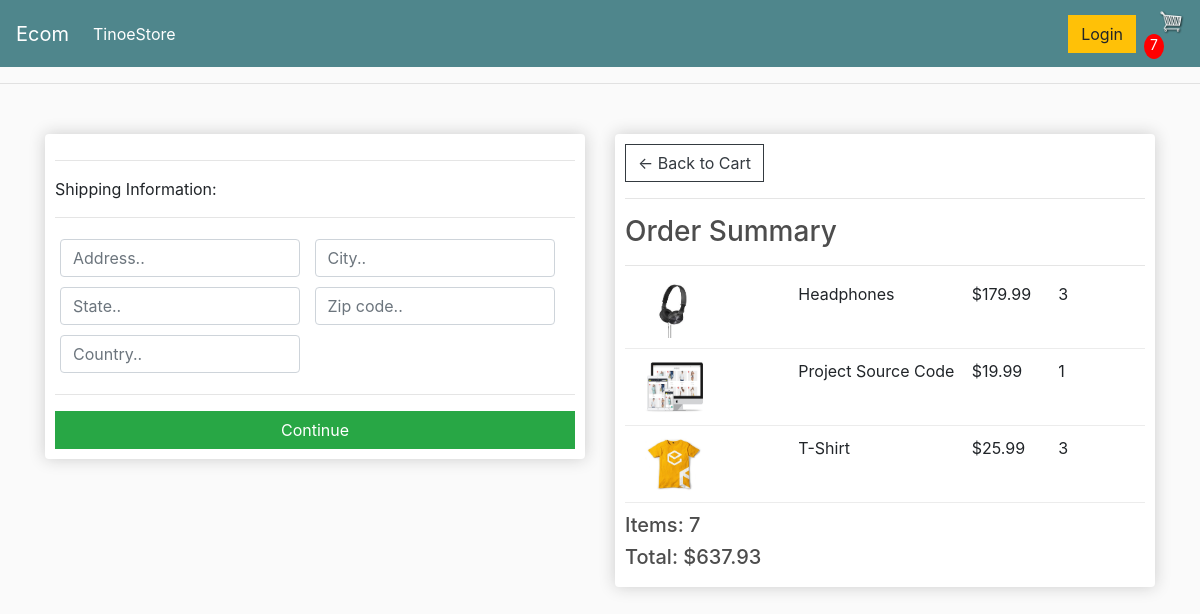
The page /checkout/ (signed in) on the database as committed earlier.
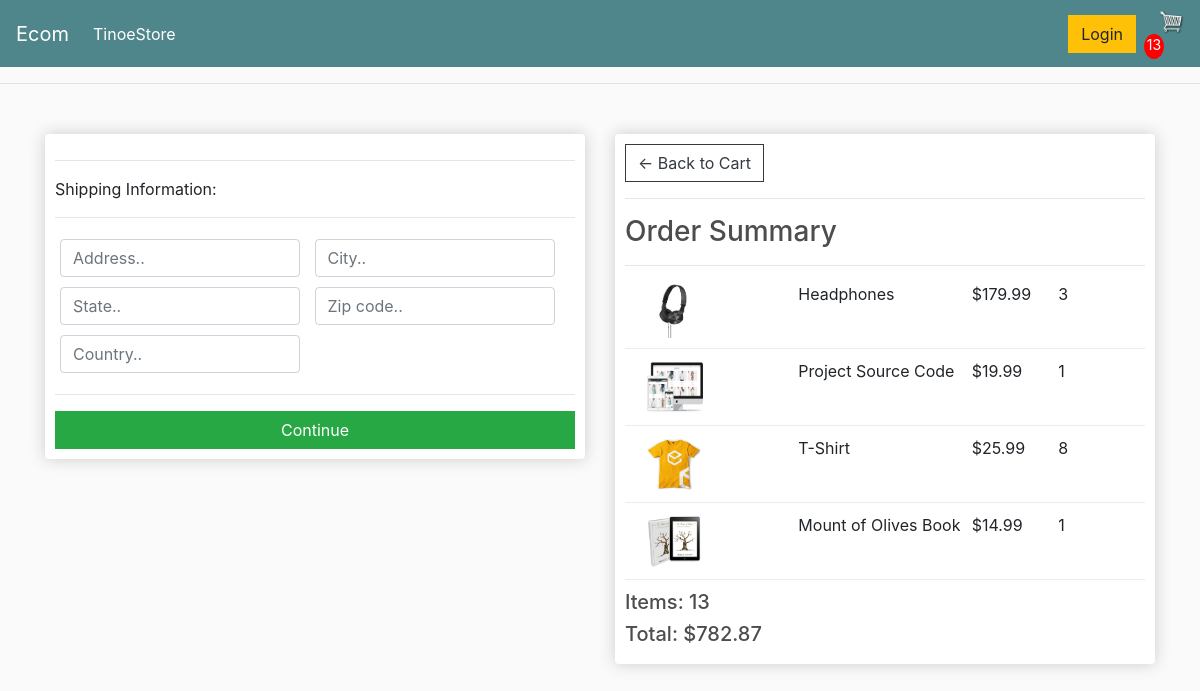
The same page on the database as committed later.
### tinoe_store/models.py (models this page shows, shortened)
class OrderItem(models.Model):
	product = models.ForeignKey(Product, on_delete=models.SET_NULL, null=True)
	order = models.ForeignKey(Order, on_delete=models.SET_NULL, null=True)
	quantity = models.IntegerField(default=0, null=True, blank=True)
	date_added = models.DateTimeField(auto_now_add=True)
	@property
	def get_total(self):
		total = self.product.price * self.quantity
		return total

class Product(models.Model):
	name = models.CharField(max_length=200)
	price = models.FloatField()
	digital = models.BooleanField(default=False,null=True, blank=True)
	image = models.ImageField(null=True, blank=True)
	@property
	def imageURL(self):
		try:
			url = self.image.url
		except:
			url = ''
		return url

class Order(models.Model):
	customer = models.ForeignKey(Customer, on_delete=models.SET_NULL, null=True, blank=True)
	date_ordered = models.DateTimeField(auto_now_add=True)
	complete = models.BooleanField(default=False)
	transaction_id = models.CharField(max_length=100, null=True)
	@property
	def shipping(self):
		shipping = False
		orderitems = self.orderitem_set.all()
		for item in orderitems:
			if item.product.digital == False:
				shipping = True
		return shipping
	@property
	def get_cart_total(self):
		orderitems = self.orderitem_set.all()
		total = sum([item.get_total for item in orderitems])
		return total
	@property
	def get_cart_items(self):
		orderitems = self.orderitem_set.all()
		total = sum([item.quantity for item in orderitems])
		return total

### tinoe_store/views.py (the view)
# urls.py: path('checkout/', views.checkout, name="checkout"),
def checkout(request):
    if request.user.is_authenticated:
        customer = request.user.customer
        order, created = Order.objects.get_or_create(customer=customer, complete=False)
        items = order.orderitem_set.all()
        cartItems = order.get_cart_items
    else:
        items = []
        order = {'get_cart_total': 0, 'get_cart_items': 0, 'shipping': False}
        cartItems = 0
    context = {
        'items': items,
        'order': order,
        'cartItems': cartItems
    }
    return render(request, 'tinoe_store/checkout.html', context)

### tinoe_store/templates/tinoe_store/checkout.html (shortened to what this page needs)
{% extends 'tinoe_store/main.html' %}
{% load static %}
{% block content %}
<div class="row">
	<div class="col-lg-6">
		<div class="box-element" id="form-wrapper">
			<form id="form">
				<div id="shipping-info">
					<hr>
					<p>Shipping Information:</p>
					<hr>
					<div class="form-field">
						<input class="form-control" type="text" name="address" placeholder="Address..">
					</div>
					<div class="form-field">
						<input class="form-control" type="text" name="city" placeholder="City..">
					</div>
					<div class="form-field">
						<input class="form-control" type="text" name="state" placeholder="State..">
					</div>
					<div class="form-field">
						<input class="form-control" type="text" name="zipcode" placeholder="Zip code..">
					</div>
					<div class="form-field">
						<input class="form-control" type="text" name="country" placeholder="Country..">
					</div>
				</div>
				<hr>
				<input id="form-button" class="btn btn-success btn-block" type="submit" value="Continue">
			</form>
		</div>
		<br>
	</div>
	<div class="col-lg-6">
		<div class="box-element">
			<a class="btn btn-outline-dark" href="{% url 'cart' %}">&#x2190; Back to Cart</a>
			<hr>
			<h3>Order Summary</h3>
			<hr>
			{% for item in items %}
			<div class="cart-row">
				<div style="flex:2"><img class="row-image" src="{{ item.product.imageURL }}"></div>
				<div style="flex:2"><p>{{ item.product.name }}</p></div>
				<div style="flex:1"><p>${{ item.product.price }}</p></div>
				<div style="flex:1"><p>{{ item.quantity }}</p></div>
			</div>
			{% endfor %}
			<h5>Items: {{ order.get_cart_items }}</h5>
			<h5>Total: ${{ order.get_cart_total|floatformat:2 }}</h5>
		</div>
	</div>
</div>
{% endblock content %}

Rows that differ between the two databases and show on the page:
changed OrderItem "T-Shirt": quantity "3" → "8"
added OrderItem: product.imageURL (picture), product.name "Mount of Olives Book", product.price "14.99", quantity "1"
changed through a linked row, Order: get_cart_items "7" → "13"; get_cart_total "637.93" → "782.87"
Other text that changed with them:
{{ cartItems }}: "7" → "13"
